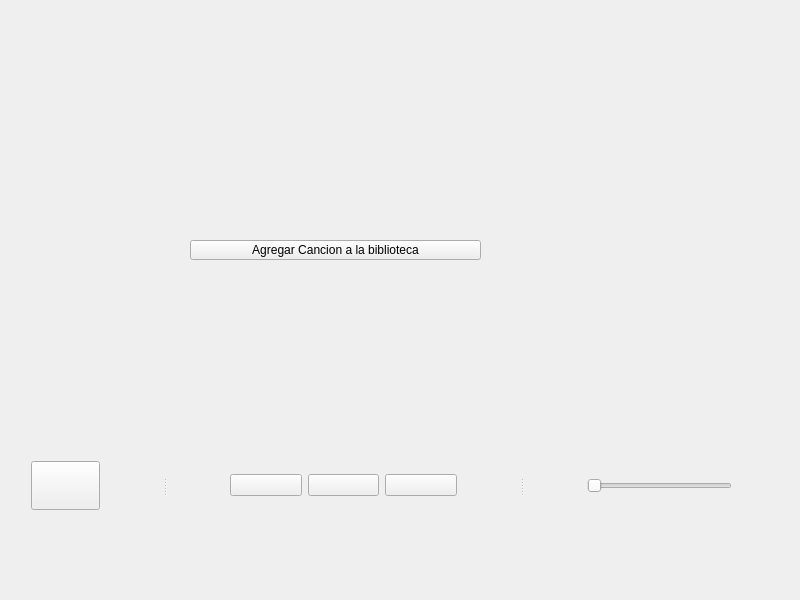
<?xml version="1.0" encoding="UTF-8"?>
<ui version="4.0">
 <class>MainWindow</class>
 <widget class="QMainWindow" name="MainWindow">
  <property name="enabled">
   <bool>true</bool>
  </property>
  <property name="geometry">
   <rect>
    <x>0</x>
    <y>0</y>
    <width>800</width>
    <height>600</height>
   </rect>
  </property>
  <property name="windowTitle">
   <string>MainWindow</string>
  </property>
  <widget class="QWidget" name="centralwidget">
   <widget class="QPushButton" name="agregarCancion">
    <property name="geometry">
     <rect>
      <x>190</x>
      <y>240</y>
      <width>291</width>
      <height>20</height>
     </rect>
    </property>
    <property name="text">
     <string>Agregar Cancion a la biblioteca</string>
    </property>
   </widget>
   <widget class="QSplitter" name="splitter">
    <property name="geometry">
     <rect>
      <x>31</x>
      <y>461</y>
      <width>701</width>
      <height>49</height>
     </rect>
    </property>
    <property name="sizePolicy">
     <sizepolicy hsizetype="Ignored" vsizetype="Preferred">
      <horstretch>0</horstretch>
      <verstretch>0</verstretch>
     </sizepolicy>
    </property>
    <property name="orientation">
     <enum>Qt::Horizontal</enum>
    </property>
    <property name="handleWidth">
     <number>130</number>
    </property>
    <widget class="QPushButton" name="Favoritos">
     <property name="text">
      <string/>
     </property>
     <property name="icon">
      <iconset>
       <normaloff>../build-Sputify-Desktop_Qt_6_3_1_MinGW_64_bit-Debug/Favos.png</normaloff>../build-Sputify-Desktop_Qt_6_3_1_MinGW_64_bit-Debug/Favos.png</iconset>
     </property>
     <property name="iconSize">
      <size>
       <width>30</width>
       <height>30</height>
      </size>
     </property>
    </widget>
    <widget class="QWidget" name="">
     <layout class="QHBoxLayout" name="horizontalLayout">
      <item>
       <widget class="QPushButton" name="Previous">
        <property name="text">
         <string/>
        </property>
        <property name="icon">
         <iconset>
          <normaloff>../build-Sputify-Desktop_Qt_6_3_1_MinGW_64_bit-Debug/Antes.png</normaloff>../build-Sputify-Desktop_Qt_6_3_1_MinGW_64_bit-Debug/Antes.png</iconset>
        </property>
        <property name="iconSize">
         <size>
          <width>40</width>
          <height>40</height>
         </size>
        </property>
       </widget>
      </item>
      <item>
       <widget class="QPushButton" name="Playstop">
        <property name="text">
         <string/>
        </property>
        <property name="icon">
         <iconset>
          <normaloff>../build-Sputify-Desktop_Qt_6_3_1_MinGW_64_bit-Debug/play.png</normaloff>../build-Sputify-Desktop_Qt_6_3_1_MinGW_64_bit-Debug/play.png</iconset>
        </property>
        <property name="iconSize">
         <size>
          <width>40</width>
          <height>40</height>
         </size>
        </property>
       </widget>
      </item>
      <item>
       <widget class="QPushButton" name="Next">
        <property name="text">
         <string/>
        </property>
        <property name="icon">
         <iconset>
          <normaloff>../build-Sputify-Desktop_Qt_6_3_1_MinGW_64_bit-Debug/Next.png</normaloff>../build-Sputify-Desktop_Qt_6_3_1_MinGW_64_bit-Debug/Next.png</iconset>
        </property>
        <property name="iconSize">
         <size>
          <width>40</width>
          <height>40</height>
         </size>
        </property>
       </widget>
      </item>
     </layout>
    </widget>
    <widget class="QSlider" name="Volumen">
     <property name="enabled">
      <bool>false</bool>
     </property>
     <property name="orientation">
      <enum>Qt::Horizontal</enum>
     </property>
    </widget>
   </widget>
  </widget>
  <widget class="QMenuBar" name="menubar">
   <property name="geometry">
    <rect>
     <x>0</x>
     <y>0</y>
     <width>800</width>
     <height>25</height>
    </rect>
   </property>
  </widget>
 </widget>
 <resources/>
 <connections/>
</ui>
